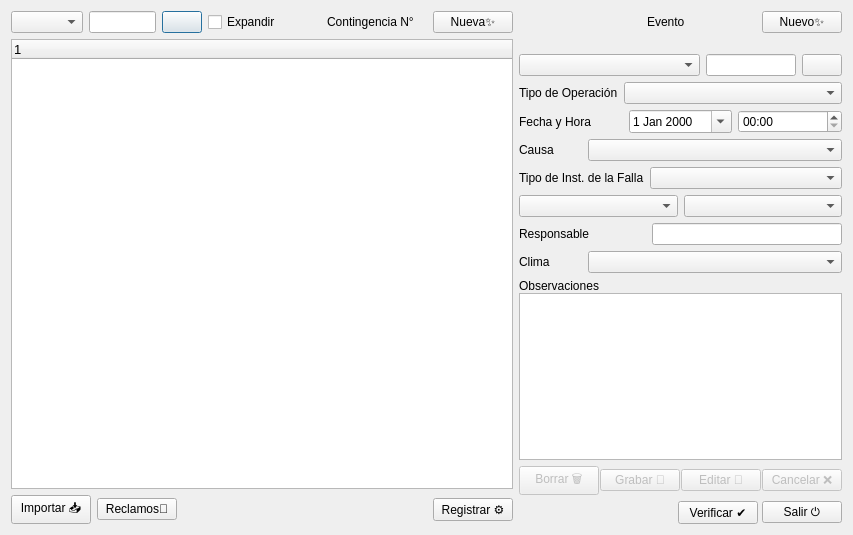
<?xml version="1.0" encoding="UTF-8"?>
<ui version="4.0">
 <class>Form</class>
 <widget class="QWidget" name="Form">
  <property name="windowModality">
   <enum>Qt::WindowModal</enum>
  </property>
  <property name="geometry">
   <rect>
    <x>0</x>
    <y>0</y>
    <width>853</width>
    <height>535</height>
   </rect>
  </property>
  <property name="windowTitle">
   <string>Contingencias</string>
  </property>
  <layout class="QHBoxLayout" name="horizontalLayout_9">
   <item>
    <layout class="QHBoxLayout" name="horizontalLayout" stretch="10,0">
     <item>
      <layout class="QVBoxLayout" name="verticalLayout" stretch="0,0,0">
       <item>
        <layout class="QHBoxLayout" name="horizontalLayout_3" stretch="8,8,0,0,0,0,0,0">
         <item>
          <widget class="QComboBox" name="cmbListar"/>
         </item>
         <item>
          <widget class="QLineEdit" name="txtABuscar"/>
         </item>
         <item>
          <widget class="QPushButton" name="cmdBuscar">
           <property name="text">
            <string/>
           </property>
           <property name="icon">
            <iconset>
             <normaloff>icons/img_buscar.png</normaloff>icons/img_buscar.png</iconset>
           </property>
           <property name="shortcut">
            <string>Return</string>
           </property>
           <property name="default">
            <bool>true</bool>
           </property>
          </widget>
         </item>
         <item>
          <widget class="QCheckBox" name="chkExpandir">
           <property name="text">
            <string>Expandir</string>
           </property>
          </widget>
         </item>
         <item>
          <spacer name="horizontalSpacer_4">
           <property name="orientation">
            <enum>Qt::Horizontal</enum>
           </property>
           <property name="sizeHint" stdset="0">
            <size>
             <width>40</width>
             <height>20</height>
            </size>
           </property>
          </spacer>
         </item>
         <item>
          <widget class="QLabel" name="label_8">
           <property name="text">
            <string>Contingencia N°</string>
           </property>
          </widget>
         </item>
         <item>
          <widget class="QLabel" name="lblContingencia">
           <property name="text">
            <string>&lt;Id. Cont&gt;</string>
           </property>
          </widget>
         </item>
         <item>
          <widget class="QPushButton" name="cmdNuevaContingencia">
           <property name="text">
            <string>Nueva✨</string>
           </property>
          </widget>
         </item>
        </layout>
       </item>
       <item>
        <layout class="QHBoxLayout" name="horizontalLayout_4">
         <item>
          <widget class="QTreeWidget" name="trvContingencias">
           <property name="font">
            <font>
             <pointsize>10</pointsize>
            </font>
           </property>
           <property name="frameShape">
            <enum>QFrame::StyledPanel</enum>
           </property>
           <property name="frameShadow">
            <enum>QFrame::Plain</enum>
           </property>
           <property name="midLineWidth">
            <number>1</number>
           </property>
           <property name="editTriggers">
            <set>QAbstractItemView::CurrentChanged</set>
           </property>
           <property name="alternatingRowColors">
            <bool>true</bool>
           </property>
           <property name="columnCount">
            <number>1</number>
           </property>
           <attribute name="headerCascadingSectionResizes">
            <bool>false</bool>
           </attribute>
           <column>
            <property name="text">
             <string notr="true">1</string>
            </property>
           </column>
          </widget>
         </item>
        </layout>
       </item>
       <item>
        <layout class="QHBoxLayout" name="horizontalLayout_2">
         <item>
          <widget class="QPushButton" name="cmdImportar">
           <property name="text">
            <string>Importar 📥</string>
           </property>
          </widget>
         </item>
         <item>
          <widget class="QPushButton" name="cmdReclamos">
           <property name="text">
            <string>Reclamos👤</string>
           </property>
          </widget>
         </item>
         <item>
          <spacer name="horizontalSpacer">
           <property name="orientation">
            <enum>Qt::Horizontal</enum>
           </property>
           <property name="sizeHint" stdset="0">
            <size>
             <width>40</width>
             <height>20</height>
            </size>
           </property>
          </spacer>
         </item>
         <item>
          <widget class="QPushButton" name="cmdRegistrar">
           <property name="text">
            <string>Registrar ⚙️</string>
           </property>
          </widget>
         </item>
        </layout>
       </item>
      </layout>
     </item>
     <item>
      <layout class="QVBoxLayout" name="verticalLayout_2" stretch="0,0,0,0,0">
       <item>
        <layout class="QHBoxLayout" name="horizontalLayout_6" stretch="5,2,2,3">
         <item>
          <spacer name="horizontalSpacer_2">
           <property name="orientation">
            <enum>Qt::Horizontal</enum>
           </property>
           <property name="sizeHint" stdset="0">
            <size>
             <width>40</width>
             <height>20</height>
            </size>
           </property>
          </spacer>
         </item>
         <item>
          <widget class="QLabel" name="label_10">
           <property name="text">
            <string>Evento</string>
           </property>
          </widget>
         </item>
         <item>
          <widget class="QLabel" name="lblEvento">
           <property name="text">
            <string>&lt;Automatico&gt;</string>
           </property>
          </widget>
         </item>
         <item>
          <widget class="QPushButton" name="cmdNuevoEvento">
           <property name="text">
            <string>Nuevo✨</string>
           </property>
          </widget>
         </item>
        </layout>
       </item>
       <item>
        <layout class="QHBoxLayout" name="horizontalLayout_7">
         <item>
          <layout class="QVBoxLayout" name="verticalLayout_3">
           <property name="spacing">
            <number>6</number>
           </property>
           <property name="sizeConstraint">
            <enum>QLayout::SetDefaultConstraint</enum>
           </property>
           <item>
            <spacer name="verticalSpacer_2">
             <property name="orientation">
              <enum>Qt::Vertical</enum>
             </property>
             <property name="sizeHint" stdset="0">
              <size>
               <width>20</width>
               <height>40</height>
              </size>
             </property>
            </spacer>
           </item>
           <item>
            <layout class="QHBoxLayout" name="horizontalLayout_10" stretch="6,3,0">
             <item>
              <widget class="QComboBox" name="cmbTipo"/>
             </item>
             <item>
              <widget class="QLineEdit" name="txtNombre"/>
             </item>
             <item>
              <widget class="QPushButton" name="cmdElemento">
               <property name="text">
                <string/>
               </property>
               <property name="icon">
                <iconset>
                 <normaloff>icons/img_buscar.png</normaloff>icons/img_buscar.png</iconset>
               </property>
              </widget>
             </item>
            </layout>
           </item>
           <item>
            <layout class="QHBoxLayout" name="horizontalLayout_11" stretch="3,7">
             <item>
              <widget class="QLabel" name="lblTipoOperacion">
               <property name="text">
                <string>Tipo de Operación</string>
               </property>
              </widget>
             </item>
             <item>
              <widget class="QComboBox" name="cmbTipoOperacion"/>
             </item>
            </layout>
           </item>
           <item>
            <layout class="QHBoxLayout" name="horizontalLayout_13" stretch="3,3,3">
             <item>
              <widget class="QLabel" name="lblFecha">
               <property name="text">
                <string>Fecha y Hora</string>
               </property>
              </widget>
             </item>
             <item>
              <widget class="QDateEdit" name="datFecha">
               <property name="calendarPopup">
                <bool>true</bool>
               </property>
              </widget>
             </item>
             <item>
              <widget class="QTimeEdit" name="timHora">
               <property name="displayFormat">
                <string>HH:mm</string>
               </property>
              </widget>
             </item>
            </layout>
           </item>
           <item>
            <layout class="QHBoxLayout" name="horizontalLayout_14" stretch="2,8">
             <item>
              <widget class="QLabel" name="label_3">
               <property name="text">
                <string>Causa</string>
               </property>
              </widget>
             </item>
             <item>
              <widget class="QComboBox" name="cmbCausa"/>
             </item>
            </layout>
           </item>
           <item>
            <layout class="QHBoxLayout" name="horizontalLayout_12" stretch="3,7">
             <item>
              <widget class="QLabel" name="label_4">
               <property name="text">
                <string>Tipo de Inst. de la Falla</string>
               </property>
              </widget>
             </item>
             <item>
              <widget class="QComboBox" name="cmbTipoInstalacion"/>
             </item>
            </layout>
           </item>
           <item>
            <layout class="QHBoxLayout" name="horizontalLayout_17" stretch="5,5">
             <item>
              <widget class="QComboBox" name="cmbTipoZona"/>
             </item>
             <item>
              <widget class="QComboBox" name="cmbZona"/>
             </item>
            </layout>
           </item>
           <item>
            <layout class="QHBoxLayout" name="horizontalLayout_15" stretch="4,6">
             <item>
              <widget class="QLabel" name="label_5">
               <property name="text">
                <string>Responsable</string>
               </property>
              </widget>
             </item>
             <item>
              <widget class="QLineEdit" name="txtResponsable"/>
             </item>
            </layout>
           </item>
           <item>
            <layout class="QHBoxLayout" name="horizontalLayout_16" stretch="2,8">
             <item>
              <widget class="QLabel" name="label_6">
               <property name="text">
                <string>Clima</string>
               </property>
              </widget>
             </item>
             <item>
              <widget class="QComboBox" name="cmbTiempo"/>
             </item>
            </layout>
           </item>
           <item>
            <layout class="QHBoxLayout" name="horizontalLayout_18" stretch="10">
             <item>
              <layout class="QVBoxLayout" name="verticalLayout_8">
               <property name="spacing">
                <number>0</number>
               </property>
               <item>
                <widget class="QLabel" name="label_7">
                 <property name="text">
                  <string>Observaciones</string>
                 </property>
                </widget>
               </item>
               <item>
                <widget class="QTextEdit" name="txtObservaciones">
                 <property name="readOnly">
                  <bool>true</bool>
                 </property>
                </widget>
               </item>
              </layout>
             </item>
            </layout>
           </item>
          </layout>
         </item>
        </layout>
       </item>
       <item>
        <spacer name="verticalSpacer">
         <property name="orientation">
          <enum>Qt::Vertical</enum>
         </property>
         <property name="sizeHint" stdset="0">
          <size>
           <width>20</width>
           <height>40</height>
          </size>
         </property>
        </spacer>
       </item>
       <item>
        <layout class="QHBoxLayout" name="horizontalLayout_5">
         <property name="spacing">
          <number>1</number>
         </property>
         <item>
          <widget class="QPushButton" name="cmdBorrar">
           <property name="enabled">
            <bool>false</bool>
           </property>
           <property name="text">
            <string>Borrar 🗑</string>
           </property>
          </widget>
         </item>
         <item>
          <widget class="QPushButton" name="cmdGrabar">
           <property name="enabled">
            <bool>false</bool>
           </property>
           <property name="text">
            <string>Grabar 💾</string>
           </property>
          </widget>
         </item>
         <item>
          <widget class="QPushButton" name="cmdEditar">
           <property name="enabled">
            <bool>false</bool>
           </property>
           <property name="text">
            <string>Editar 📝</string>
           </property>
          </widget>
         </item>
         <item>
          <widget class="QPushButton" name="cmdCancelar">
           <property name="enabled">
            <bool>false</bool>
           </property>
           <property name="text">
            <string>Cancelar ❌</string>
           </property>
          </widget>
         </item>
        </layout>
       </item>
       <item>
        <layout class="QHBoxLayout" name="horizontalLayout_8">
         <property name="spacing">
          <number>4</number>
         </property>
         <item>
          <spacer name="horizontalSpacer_3">
           <property name="orientation">
            <enum>Qt::Horizontal</enum>
           </property>
           <property name="sizeHint" stdset="0">
            <size>
             <width>40</width>
             <height>20</height>
            </size>
           </property>
          </spacer>
         </item>
         <item>
          <widget class="QPushButton" name="cmdVerificar">
           <property name="text">
            <string>Verificar ✔️</string>
           </property>
          </widget>
         </item>
         <item>
          <widget class="QPushButton" name="cmdSalir">
           <property name="text">
            <string>Salir ⏻</string>
           </property>
           <property name="shortcut">
            <string>Esc</string>
           </property>
          </widget>
         </item>
        </layout>
       </item>
      </layout>
     </item>
    </layout>
   </item>
  </layout>
 </widget>
 <resources/>
 <connections/>
</ui>
